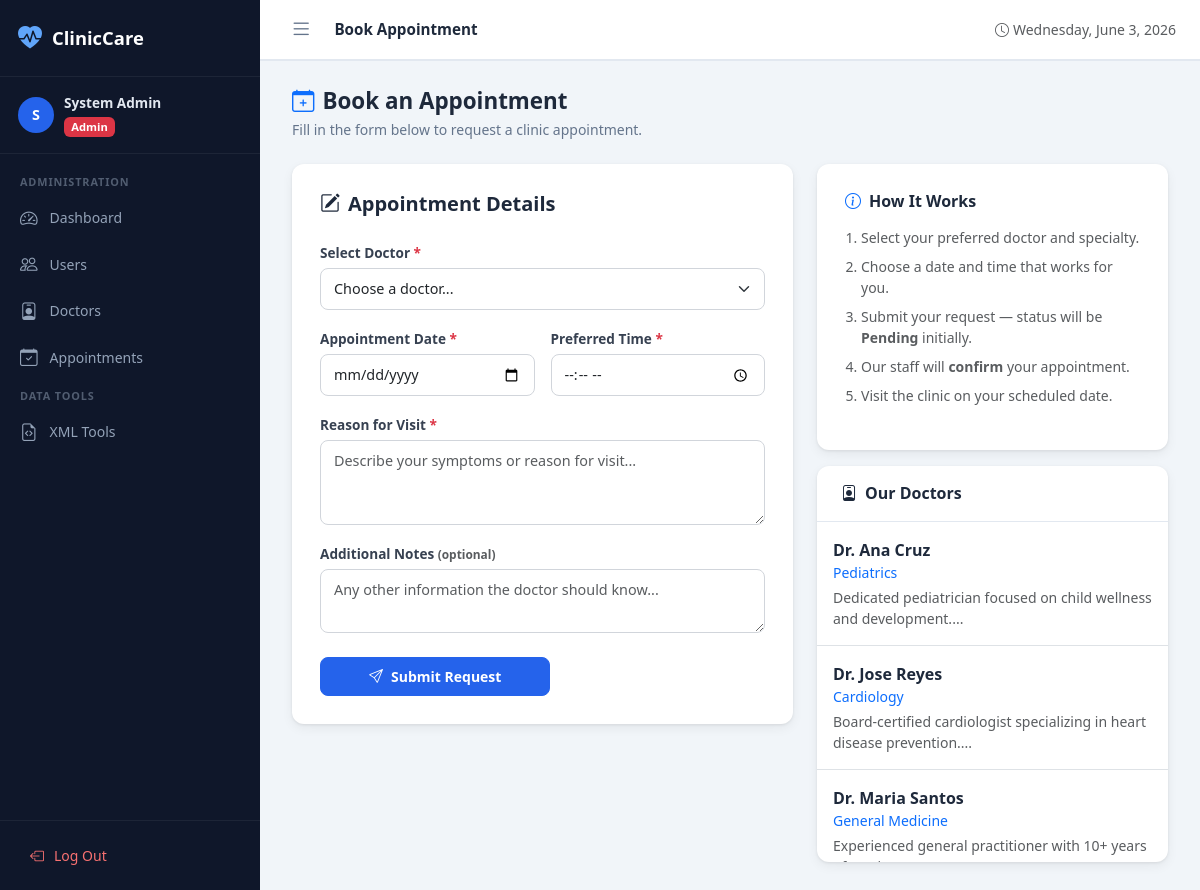
The page /user/book.php (signed in) on the database its author committed.
### tables this page shows
CREATE TABLE `doctors` (
  `id` int(11) NOT NULL,
  `first_name` varchar(50) NOT NULL,
  `last_name` varchar(50) NOT NULL,
  `specialty` varchar(100) NOT NULL,
  `phone` varchar(20) DEFAULT NULL,
  `email` varchar(100) DEFAULT NULL,
  `bio` text DEFAULT NULL,
  `status` enum('active','inactive') NOT NULL DEFAULT 'active',
  `created_at` timestamp NOT NULL DEFAULT current_timestamp()
);

### src/Database.php (called while the page is built, shortened)
<?php
class Database
{
    private static ?Database $instance = null;
    private PDO $pdo;
    private function __construct()
    {
        $socket = defined('DB_SOCKET') ? DB_SOCKET : '';
        if ($socket !== '') {
            $dsn = sprintf(
                'mysql:unix_socket=%s;dbname=%s;charset=utf8mb4',
                $socket,
                DB_NAME
            );
        } else {
            $dsn = sprintf(
                'mysql:host=%s;port=%d;dbname=%s;charset=utf8mb4',
                DB_HOST,
                DB_PORT,
                DB_NAME
            );
        }
        $options = [
            PDO::ATTR_ERRMODE            => PDO::ERRMODE_EXCEPTION,
            PDO::ATTR_DEFAULT_FETCH_MODE => PDO::FETCH_ASSOC,
            PDO::ATTR_EMULATE_PREPARES   => false,
        ];
        if (defined('PDO::MYSQL_ATTR_INIT_COMMAND')) {
            $options[PDO::MYSQL_ATTR_INIT_COMMAND] = "SET NAMES utf8mb4 COLLATE utf8mb4_unicode_ci";
        }
        try {
            $this->pdo = new PDO($dsn, DB_USER, DB_PASS, $options);
        } catch (PDOException $e) {
            throw new \RuntimeException('Database connection failed: ' . $e->getMessage(), (int) $e->getCode(), $e);
        }
    }
    public static function getInstance(): self
    {
        if (self::$instance === null) {
            self::$instance = new self();
        }
        return self::$instance;
    }
    public function execute(string $sql, array $params = []): PDOStatement
    {
        $stmt = $this->pdo->prepare($sql);
        $stmt->execute($params);
        return $stmt;
    }
    public function fetchAll(string $sql, array $params = []): array
    {
        return $this->execute($sql, $params)->fetchAll();
    }
}

### src/Doctor.php (called while the page is built, shortened)
<?php
class Doctor
{
    private Database $db;
    public function __construct()
    {
        $this->db = Database::getInstance();
    }
    public function getActive(): array
    {
        return $this->db->fetchAll(
            "SELECT * FROM doctors WHERE status = 'active' ORDER BY last_name, first_name"
        );
    }
}

### public/user/book.php (the view, shortened to what this page needs)
<?php
$doctorModel = new Doctor();
$doctors     = $doctorModel->getActive();
$formData    = [];
include dirname(__DIR__) . '/includes/header.php';
?>
<div class="page-header">
    <h2><i class="bi bi-calendar-plus me-2 text-primary"></i>Book an Appointment</h2>
    <p>Fill in the form below to request a clinic appointment.</p>
</div>
<div class="row g-4">
    <div class="col-lg-7">
        <div class="form-card">
            <h5 class="fw-bold mb-4"><i class="bi bi-pencil-square me-2"></i>Appointment Details</h5>
            <form method="post" novalidate>
                <div class="mb-3">
                    <label class="form-label">Select Doctor <span class="text-danger">*</span></label>
                    <select name="doctor_id" id="doctor_id" class="form-select" required onchange="showSchedule(this.value)">
                        <option value="">Choose a doctor...</option>
                    </select>
                </div>
                <div class="row g-3 mb-3">
                    <div class="col-sm-6">
                        <label class="form-label">Appointment Date <span class="text-danger">*</span></label>
                        <input type="date" name="appointment_date" class="form-control"
                               value="<?= htmlspecialchars($formData['appointment_date'] ?? '') ?>"
                               min="<?= date('Y-m-d') ?>" required>
                    </div>
                    <div class="col-sm-6">
                        <label class="form-label">Preferred Time <span class="text-danger">*</span></label>
                        <input type="time" name="appointment_time" class="form-control"
                               value="<?= htmlspecialchars($formData['appointment_time'] ?? '') ?>"
                               min="07:00" max="19:00" required>
                    </div>
                </div>
                <div class="mb-3">
                    <label class="form-label">Reason for Visit <span class="text-danger">*</span></label>
                    <textarea name="reason" class="form-control" rows="3"
                              placeholder="Describe your symptoms or reason for visit..."
                              required><?= htmlspecialchars($formData['reason'] ?? '') ?></textarea>
                </div>
                <div class="mb-4">
                    <label class="form-label">Additional Notes <small class="text-muted">(optional)</small></label>
                    <textarea name="notes" class="form-control" rows="2"
                              placeholder="Any other information the doctor should know..."><?= htmlspecialchars($formData['notes'] ?? '') ?></textarea>
                </div>
                <button type="submit" class="btn btn-primary px-5">
                    <i class="bi bi-send me-2"></i>Submit Request
                </button>
            </form>
        </div>
    </div>
    <div class="col-lg-5">
        <div class="form-card mb-3">
            <h6 class="fw-bold mb-3"><i class="bi bi-info-circle me-2 text-primary"></i>How It Works</h6>
            <ol class="ps-3 small text-muted">
                <li class="mb-2">Select your preferred doctor and specialty.</li>
                <li class="mb-2">Choose a date and time that works for you.</li>
                <li class="mb-2">Submit your request — status will be <strong>Pending</strong> initially.</li>
                <li class="mb-2">Our staff will <strong>confirm</strong> your appointment.</li>
                <li>Visit the clinic on your scheduled date.</li>
            </ol>
        </div>
        <div class="table-card">
            <div class="table-card-header"><h5><i class="bi bi-person-badge me-2"></i>Our Doctors</h5></div>
            <div style="max-height:340px;overflow-y:auto">
                <?php foreach ($doctors as $d): ?>
                <div class="p-3 border-bottom">
                    <div class="fw-semibold">Dr. <?= htmlspecialchars($d['first_name'] . ' ' . $d['last_name']) ?></div>
                    <div class="small text-primary"><?= htmlspecialchars($d['specialty']) ?></div>
                    <?php if ($d['bio']): ?>
                    <div class="small text-muted mt-1"><?= htmlspecialchars(substr($d['bio'], 0, 80)) ?>...</div>
                    <?php endif; ?>
                </div>
                <?php endforeach; ?>
            </div>
        </div>
    </div>
</div>
<?php include dirname(__DIR__) . '/includes/footer.php'; ?>

### public/assets/css/style.css (style rules this page uses)
:root { --primary: #2563eb; --primary-dark: #1d4ed8; --primary-light: #eff6ff; --success: #16a34a; --warning: #d97706; --danger: #dc2626; --sidebar-width: 260px; --sidebar-bg: #0f172a; --sidebar-text: #94a3b8; --sidebar-active: #2563eb; --topbar-height: 60px; --font-main: 'Segoe UI', system-ui, -apple-system, sans-serif; --radius: 12px; --shadow: 0 1px 3px rgba(0,0,0,.08), 0 4px 12px rgba(0,0,0,.06); }
*, *::before, *::after { box-sizing: border-box; }
body { font-family: var(--font-main); background: #f1f5f9; color: #1e293b; margin: 0; }
.table-card { background: #fff; border-radius: var(--radius); box-shadow: var(--shadow); overflow: hidden; }
.table-card-header { display: flex; align-items: center; justify-content: space-between; padding: 18px 24px; border-bottom: 1px solid #e2e8f0; }
.table-card-header h5 { margin: 0; font-weight: 600; font-size: 1rem; }
.form-card { background: #fff; border-radius: var(--radius); box-shadow: var(--shadow); padding: 28px; }
.form-label { font-weight: 600; font-size: .85rem; color: #374151; margin-bottom: 5px; }
.form-control, .form-select { border-radius: 8px; border-color: #d1d5db; font-size: .9rem; padding: 9px 13px; transition: border-color .15s, box-shadow .15s; }
.btn { border-radius: 8px; font-weight: 600; font-size: .875rem; padding: 8px 18px; }
.btn-primary { background: var(--primary); border-color: var(--primary); }
.page-header { margin-bottom: 24px; }
.page-header h2 { font-size: 1.4rem; font-weight: 700; color: #1e293b; margin: 0; }
.page-header p { color: #64748b; margin: 4px 0 0; font-size: .875rem; }

### rows shown on the page
doctors: first_name+last_name "Ana Cruz", specialty "Pediatrics", bio "Dedicated pediatrician focused on child wellness and development."
doctors: first_name+last_name "Jose Reyes", specialty "Cardiology", bio "Board-certified cardiologist specializing in heart disease prevention."
doctors: first_name+last_name "Maria Santos", specialty "General Medicine", bio "Experienced general practitioner with 10+ years…"

### other values the page prints
substr($_SESSION['full_name'], 0, 1) "S"
$_SESSION['full_name'] "System Admin"
$userRole "Admin"
$pageTitle "Book Appointment"
